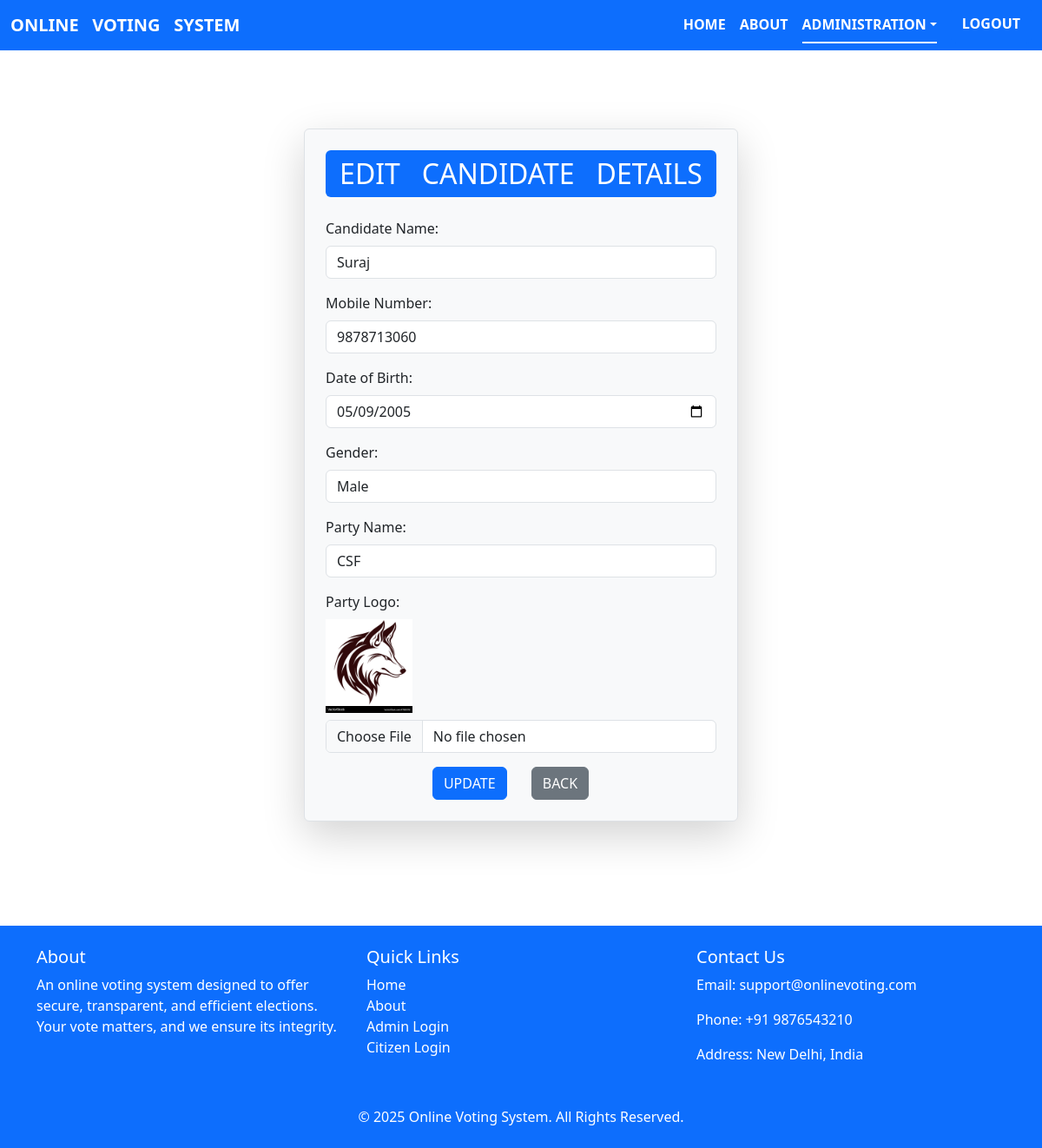
The page /edit_candidate.php?id=13 on the database its author committed.
### tables this page shows
CREATE TABLE `candidates` (
  `id` int(11) NOT NULL,
  `candidate_name` varchar(255) NOT NULL,
  `mobile_no` varchar(10) NOT NULL,
  `dob` date NOT NULL,
  `gender` enum('Male','Female','Other') NOT NULL,
  `party_logo` varchar(255) NOT NULL,
  `party_name` varchar(255) NOT NULL
);

### edit_candidate.php (the view, shortened to what this page needs)
<?php
include 'db.php';
if (isset($_GET['id'])) {
    $id = $_GET['id'];
    $query = "SELECT * FROM candidates WHERE id = $id";
    $result = $conn->query($query);
    $candidate = $result->fetch_assoc();
}
?>
<!DOCTYPE html>
<html lang="en">
<head>
    <link href="https://cdn.jsdelivr.net/npm/bootstrap@5.3.3/dist/css/bootstrap.min.css" rel="stylesheet">
    <link rel="stylesheet" type="text/css" href="css/style.css">
</head>
<body>
<nav class="navbar navbar-expand-lg navbar-dark bg-primary fixed-top">
  <div class="container-fluid">
    <a class="navbar-brand fw-bold text-white" href="#">ONLINE &nbsp; VOTING &nbsp; SYSTEM</a>
    <div class="collapse navbar-collapse" id="navbarNav">
      <ul class="nav nav-underline ms-auto">
        <li class="nav-item">
          <a class="nav-link fw-bold text-white" href="index.php">HOME</a>
        </li>
        <li class="nav-item">
          <a class="nav-link fw-bold text-white" href="about.php">ABOUT</a>
        </li>
        <li class="nav-item dropdown">
          <a class="nav-link active dropdown-toggle fw-bold text-white" href="#" id="adminDropdown" role="button"
             data-bs-toggle="dropdown" aria-expanded="false">ADMINISTRATION</a>
        </li>
          <a class="fw-bold text-white btn btn-primary" href="admin_login.php">LOGOUT</a>
      </ul>
    </div>
  </div>
</nav>
<main class="container mt-5" style="padding-top: 100px; margin-bottom: 120px;">
    <div class="container d-flex justify-content-center">
        <div class="border p-4 shadow-lg rounded bg-light" style="width: 50%; max-width: 500px;">
            <h2 class="text-center mb-4 bg-primary text-white py-2 rounded">EDIT &nbsp; CANDIDATE &nbsp; DETAILS</h2>
            <form method="POST" enctype="multipart/form-data">
                <div class="mb-3">
                    <label class="form-label">Candidate Name:</label>
                    <input type="text" name="candidate_name" class="form-control" value="<?= $candidate['candidate_name'] ?>" required>
                </div>
                <div class="mb-3">
                    <label class="form-label">Mobile Number:</label>
                    <input type="text" name="mobile_no" class="form-control" value="<?= $candidate['mobile_no'] ?>" required>
                </div>
                <div class="mb-3">
                    <label class="form-label">Date of Birth:</label>
                    <input type="date" name="dob" class="form-control" value="<?= $candidate['dob'] ?>" required>
                </div>
                <div class="mb-3">
                    <label class="form-label">Gender:</label>
                    <select name="gender" class="form-control" required>
                        <option value="Male" <?= ($candidate['gender'] == 'Male') ? 'selected' : '' ?>>Male</option>
                    </select>
                </div>
                <div class="mb-3">
                    <label class="form-label">Party Name:</label>
                    <input type="text" name="party_name" class="form-control" value="<?= $candidate['party_name'] ?>" required>
                </div>
                <div class="mb-3">
                    <label class="form-label">Party Logo:</label><br>
                    <img src="uploads/<?= $candidate['party_logo'] ?>" width="100" class="mb-2"><br>
                    <input type="file" name="party_logo" class="form-control">
                </div>
                <div class="text-center">
                    <button type="submit" class="btn btn-primary">UPDATE</button>
                    <a href="manage_candidate.php" class="btn btn-secondary mx-4">BACK</a>
                </div>
            </form>
        </div>
    </div>
</main>
<footer class="bg-primary text-white py-4 footer">
  <div class="container">
    <div class="row">
      <div class="col-lg-4 col-md-6 mb-4">
        <h5>About</h5>
        <p>An online voting system designed to offer secure, transparent, and efficient elections. Your vote matters, and we ensure its integrity.</p>
      </div>
      <div class="col-lg-4 col-md-6 mb-4">
        <h5>Quick Links</h5>
        <ul class="list-unstyled">
          <li><a href="index.php" class="text-white text-decoration-none">Home</a></li>
          <li><a href="about.php" class="text-white text-decoration-none">About</a></li>
          <li><a href="admin_login.php" class="text-white text-decoration-none">Admin Login</a></li>
          <li><a href="citizen_login.php" class="text-white text-decoration-none">Citizen Login</a></li>
        </ul>
      </div>
      <div class="col-lg-4 col-md-12">
        <h5>Contact Us</h5>
        <p>Email: support@onlinevoting.com</p>
        <p>Phone: +91 9876543210</p>
        <p>Address: New Delhi, India</p>
      </div>
    </div>
    <div class="text-center mt-3">
      <p class="mb-0">&copy; <?= date('Y') ?> Online Voting System. All Rights Reserved.</p>
    </div>
  </div>
</footer>
</body>
</html>

### style.css (style rules this page uses)
* { margin: 0;padding: 0;box-sizing: border-box; }
.footer { bottom: 0; left: 0; width: 100%; background: #343a40; color: white; padding: 10px 0; text-align: left; }

### rows shown on the page
candidates: candidate_name "Suraj", mobile_no "9878713060", dob "05/09/2005", gender "Male", party_name "CSF", party_logo (picture)
